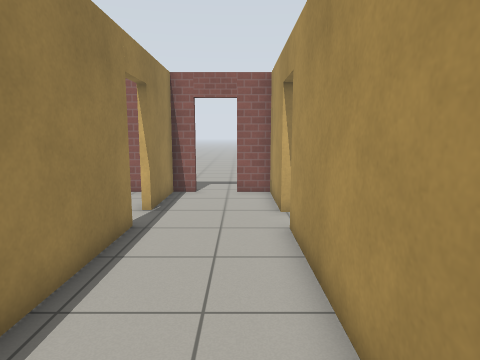
[1] (above)

18 first-person views from a walk through a world built for the Gazebo simulator. The camera is 1.2 m above the floor, tilts 8° down and sees 75° across. The floor is counted in squares, 0.5 m on a side. Each view is taken from the middle of a square. On the plan, view 1 faces up. The plan holds only what a view shows up to about 19 squares ahead; the rest is blank. Robots are left out. Gazebo's built-in surfaces are drawn with simple patterns.

[2]
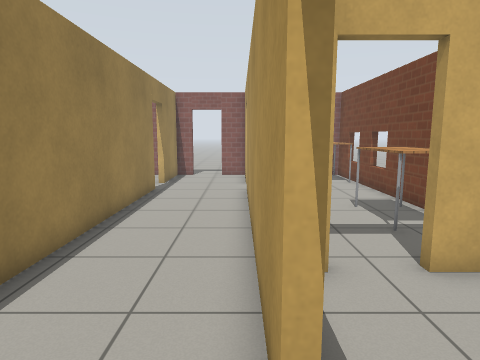

[3]
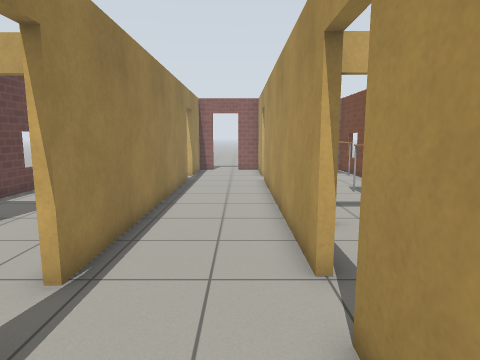

[4]
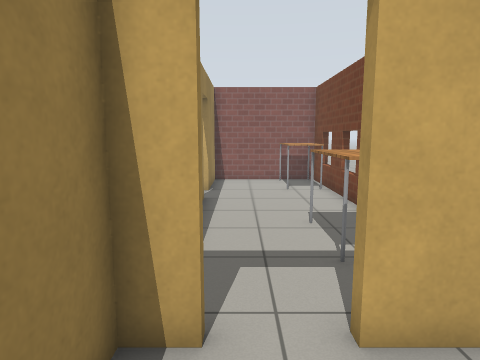

[5]
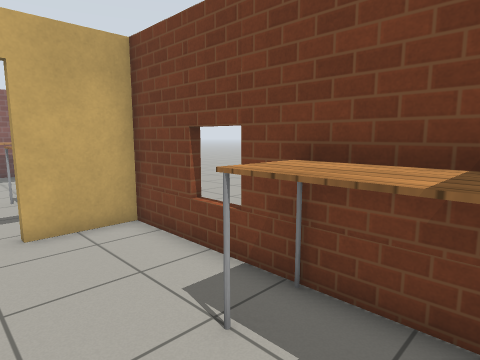

[6]
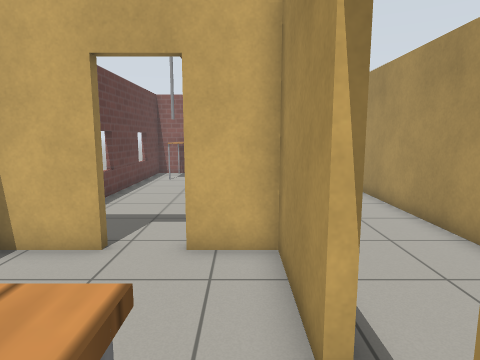

[7]
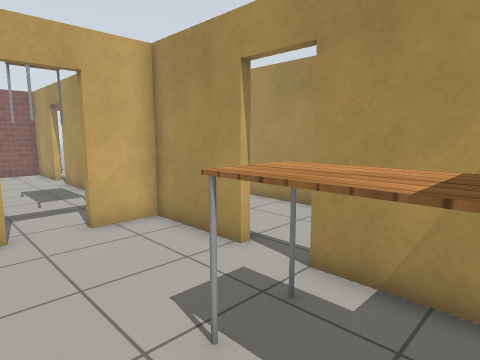

[8]
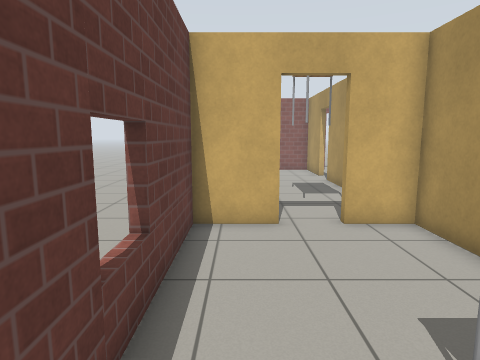

[9]
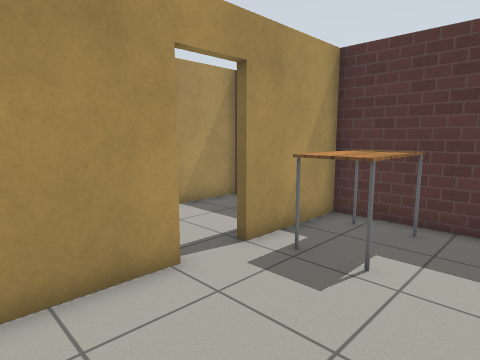

[10]
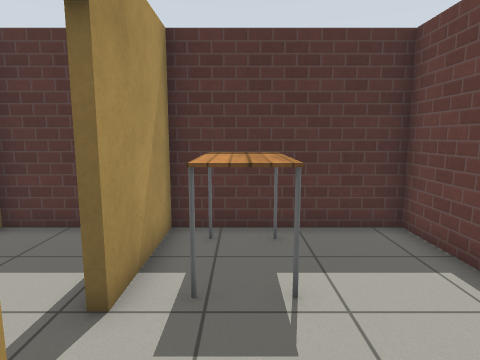

[11]
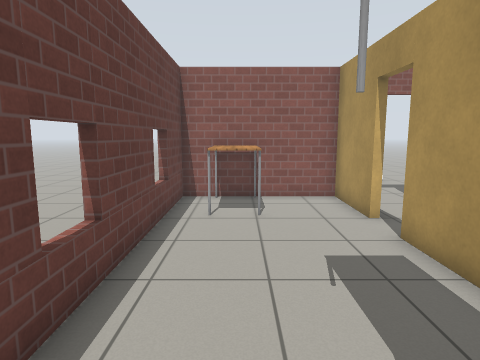

[12]
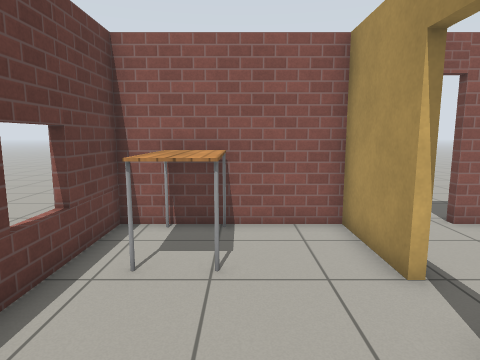

[13]
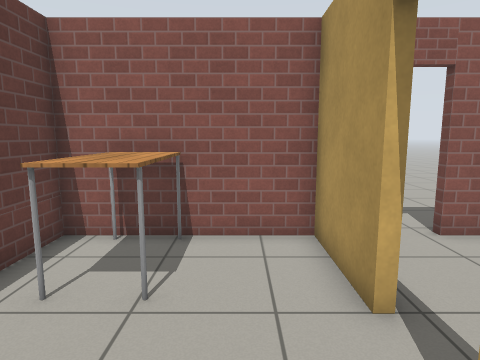

[14]
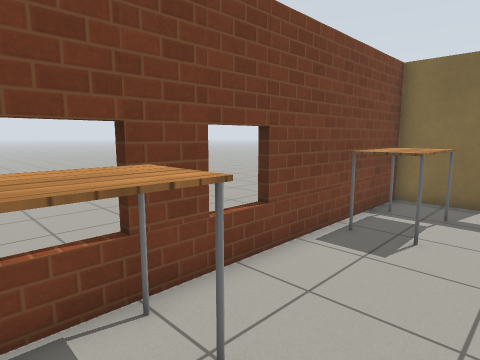

[15]
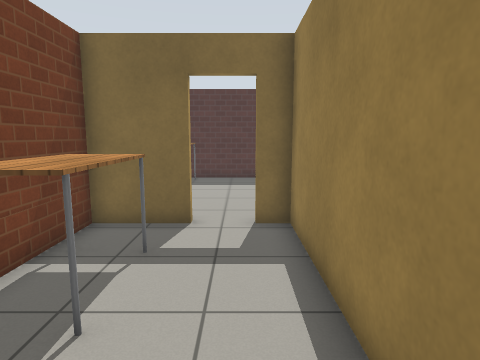

[16]
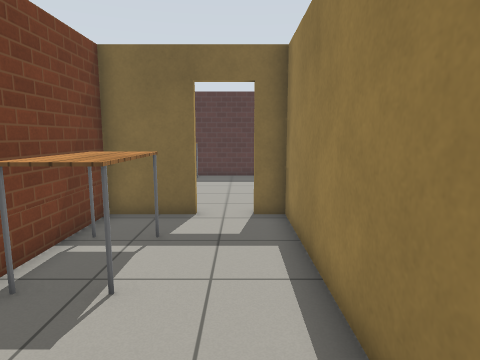

[17]
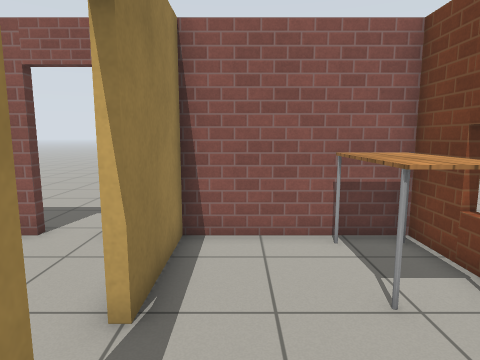

[18]
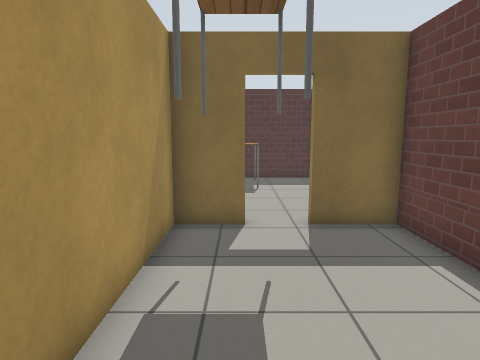

### Floor plan
Ten units are one square. View 1 is at (0, 0); x grows to the right and y downward. Boxes are objects, and circles mark ways between rooms. Rooms are numbered by the first view taken in them; rooms with no view inside come last. Other rooms are left out.
<svg viewBox="-98 -140 178 245">
<path fill="none" stroke="#000" d="M13 40 13 -80M-29 -82 -29 42M13 -96 13 -134 -1 -134M-19 -134 -29 -134 -29 -100M-9 100 13 100 13 56M71 66 71 7 42 7M16 7 16 24M20 100 59 100M-32 42 -32 7 -51 7 -51 4M-69 4 -69 7 -93 7 -93 100 -32 100 -32 60M-32 -100 -32 -134 -66 -134M-93 -124 -93 4 -69 4M-51 4 -32 4 -32 -82M16 -80 16 4M45 -134 16 -134 16 -96M42 4 71 4 71 -134"/>
<rect x="55" y="55" width="20" height="40" fill="#bbb"><title>table</title></rect>
<rect x="-65" y="65" width="20" height="30" fill="#bbb"><title>table</title></rect>
<rect x="-85" y="-135" width="20" height="40" fill="#bbb"><title>table</title></rect>
<rect x="-65" y="-45" width="10" height="10" fill="#bbb"><title>table</title></rect>
<rect x="45" y="-45" width="20" height="30" fill="#bbb"><title>table</title></rect>
<rect x="45" y="-135" width="20" height="40" fill="#bbb"><title>table</title></rect>
<circle cx="13" cy="47" r="3" fill="#2a7"/>
<circle cx="-30" cy="55" r="3" fill="#2a7"/>
<circle cx="-30" cy="-95" r="3" fill="#2a7"/>
<circle cx="13" cy="-87" r="3" fill="#2a7"/>
<circle cx="35" cy="5" r="3" fill="#2a7"/>
<circle cx="-65" cy="5" r="3" fill="#2a7"/>
<text x="-10" y="-20">1</text>
<text x="50" y="50">2</text>
<text x="-60" y="50">3</text>
<text x="-60" y="-70">4</text>
<text x="40" y="-70">5</text>
</svg>
Room 1 opens to room 2. Room 1 opens to room 3. Room 1 opens to room 4. Room 1 opens to room 5. Room 2 opens to room 5. Room 3 opens to room 4.

Where each view was taken, in squares from view 1:
view 1: 0 up, 0 right, facing up
view 2: 6 down, 1 right, facing up
view 3: 9 down, 0 right, facing up
view 4: 4 down, 3 right, facing up
view 5: 9 down, 3 right, facing up-right
view 6: 7 down, 4 left, facing up
view 7: 9 down, 8 left, facing up-right
view 8: 9 down, 8 left, facing up
view 9: 1 down, 8 left, facing down-right
view 10: 2 down, 5 left, facing down
view 11: 1 up, 7 left, facing up
view 12: 5 up, 6 left, facing up
view 13: 6 up, 5 left, facing up
view 14: 12 up, 3 right, facing down-right
view 15: 8 up, 3 right, facing down
view 16: 9 up, 3 right, facing down
view 17: 6 up, 3 right, facing up
view 18: 8 up, 5 left, facing down
